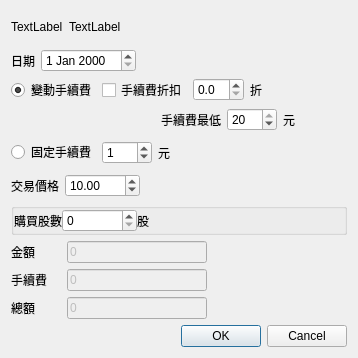
<?xml version="1.0" encoding="UTF-8"?>
<ui version="4.0">
 <class>Dialog</class>
 <widget class="QDialog" name="Dialog">
  <property name="geometry">
   <rect>
    <x>0</x>
    <y>0</y>
    <width>358</width>
    <height>358</height>
   </rect>
  </property>
  <property name="sizePolicy">
   <sizepolicy hsizetype="Fixed" vsizetype="Fixed">
    <horstretch>0</horstretch>
    <verstretch>0</verstretch>
   </sizepolicy>
  </property>
  <property name="windowTitle">
   <string>股票交易</string>
  </property>
  <layout class="QVBoxLayout" name="verticalLayout">
   <item>
    <layout class="QHBoxLayout" name="horizontalLayout_12">
     <item>
      <widget class="QLabel" name="qtStockNumberLabel">
       <property name="text">
        <string>TextLabel</string>
       </property>
      </widget>
     </item>
     <item>
      <widget class="QLabel" name="qtStockNameLabel">
       <property name="text">
        <string>TextLabel</string>
       </property>
      </widget>
     </item>
     <item>
      <spacer name="horizontalSpacer_11">
       <property name="orientation">
        <enum>Qt::Horizontal</enum>
       </property>
       <property name="sizeHint" stdset="0">
        <size>
         <width>40</width>
         <height>20</height>
        </size>
       </property>
      </spacer>
     </item>
    </layout>
   </item>
   <item>
    <layout class="QHBoxLayout" name="horizontalLayout">
     <item>
      <widget class="QLabel" name="label">
       <property name="text">
        <string>日期</string>
       </property>
      </widget>
     </item>
     <item>
      <widget class="QDateEdit" name="qtDateEdit"/>
     </item>
     <item>
      <spacer name="horizontalSpacer_3">
       <property name="orientation">
        <enum>Qt::Horizontal</enum>
       </property>
       <property name="sizeHint" stdset="0">
        <size>
         <width>40</width>
         <height>20</height>
        </size>
       </property>
      </spacer>
     </item>
    </layout>
   </item>
   <item>
    <layout class="QVBoxLayout" name="verticalLayout_4">
     <item>
      <layout class="QHBoxLayout" name="horizontalLayout_11">
       <item>
        <widget class="QRadioButton" name="qtVariableFeeRadioButton">
         <property name="text">
          <string>變動手續費</string>
         </property>
         <property name="checked">
          <bool>true</bool>
         </property>
        </widget>
       </item>
       <item>
        <widget class="QCheckBox" name="qtDiscountCheckBox">
         <property name="text">
          <string>手續費折扣</string>
         </property>
        </widget>
       </item>
       <item>
        <widget class="QDoubleSpinBox" name="qtDiscountRateDoubleSpinBox">
         <property name="decimals">
          <number>1</number>
         </property>
         <property name="maximum">
          <double>10.000000000000000</double>
         </property>
         <property name="singleStep">
          <double>0.500000000000000</double>
         </property>
        </widget>
       </item>
       <item>
        <widget class="QLabel" name="label_10">
         <property name="text">
          <string>折</string>
         </property>
        </widget>
       </item>
       <item>
        <spacer name="horizontalSpacer_10">
         <property name="orientation">
          <enum>Qt::Horizontal</enum>
         </property>
         <property name="sizeHint" stdset="0">
          <size>
           <width>40</width>
           <height>20</height>
          </size>
         </property>
        </spacer>
       </item>
      </layout>
     </item>
     <item>
      <layout class="QHBoxLayout" name="horizontalLayout_5">
       <item>
        <spacer name="horizontalSpacer_12">
         <property name="orientation">
          <enum>Qt::Horizontal</enum>
         </property>
         <property name="sizeType">
          <enum>QSizePolicy::Minimum</enum>
         </property>
         <property name="sizeHint" stdset="0">
          <size>
           <width>150</width>
           <height>20</height>
          </size>
         </property>
        </spacer>
       </item>
       <item>
        <widget class="QLabel" name="label_8">
         <property name="text">
          <string>手續費最低</string>
         </property>
        </widget>
       </item>
       <item>
        <widget class="QSpinBox" name="qtTradingFeeMinimumSpinBox">
         <property name="minimumSize">
          <size>
           <width>50</width>
           <height>0</height>
          </size>
         </property>
         <property name="maximum">
          <number>20</number>
         </property>
         <property name="value">
          <number>20</number>
         </property>
        </widget>
       </item>
       <item>
        <widget class="QLabel" name="label_11">
         <property name="text">
          <string>元</string>
         </property>
        </widget>
       </item>
       <item>
        <spacer name="horizontalSpacer_8">
         <property name="orientation">
          <enum>Qt::Horizontal</enum>
         </property>
         <property name="sizeHint" stdset="0">
          <size>
           <width>40</width>
           <height>20</height>
          </size>
         </property>
        </spacer>
       </item>
      </layout>
     </item>
    </layout>
   </item>
   <item>
    <layout class="QHBoxLayout" name="horizontalLayout_9">
     <item>
      <widget class="QRadioButton" name="qtConstantFeeRadioButton">
       <property name="text">
        <string>固定手續費</string>
       </property>
      </widget>
     </item>
     <item>
      <widget class="QSpinBox" name="qtTradingFeeConstantSpinBox">
       <property name="minimumSize">
        <size>
         <width>50</width>
         <height>0</height>
        </size>
       </property>
       <property name="maximum">
        <number>20</number>
       </property>
       <property name="value">
        <number>1</number>
       </property>
      </widget>
     </item>
     <item>
      <widget class="QLabel" name="label_4">
       <property name="text">
        <string>元</string>
       </property>
      </widget>
     </item>
     <item>
      <spacer name="horizontalSpacer">
       <property name="orientation">
        <enum>Qt::Horizontal</enum>
       </property>
       <property name="sizeHint" stdset="0">
        <size>
         <width>40</width>
         <height>20</height>
        </size>
       </property>
      </spacer>
     </item>
    </layout>
   </item>
   <item>
    <layout class="QHBoxLayout" name="horizontalLayout_3">
     <item>
      <widget class="QLabel" name="label_2">
       <property name="text">
        <string>交易價格</string>
       </property>
      </widget>
     </item>
     <item>
      <widget class="QDoubleSpinBox" name="qtPriceDoubleSpinBox">
       <property name="minimumSize">
        <size>
         <width>75</width>
         <height>0</height>
        </size>
       </property>
       <property name="maximum">
        <double>9999.989999999999782</double>
       </property>
       <property name="value">
        <double>10.000000000000000</double>
       </property>
      </widget>
     </item>
     <item>
      <spacer name="horizontalSpacer_4">
       <property name="orientation">
        <enum>Qt::Horizontal</enum>
       </property>
       <property name="sizeHint" stdset="0">
        <size>
         <width>40</width>
         <height>20</height>
        </size>
       </property>
      </spacer>
     </item>
    </layout>
   </item>
   <item>
    <widget class="QGroupBox" name="groupBox">
     <property name="title">
      <string/>
     </property>
     <layout class="QVBoxLayout" name="verticalLayout_2">
      <property name="spacing">
       <number>0</number>
      </property>
      <property name="leftMargin">
       <number>0</number>
      </property>
      <property name="topMargin">
       <number>0</number>
      </property>
      <property name="rightMargin">
       <number>0</number>
      </property>
      <property name="bottomMargin">
       <number>0</number>
      </property>
      <item>
       <layout class="QHBoxLayout" name="horizontalLayout_6">
        <item>
         <widget class="QLabel" name="label_12">
          <property name="text">
           <string>購買股數</string>
          </property>
         </widget>
        </item>
        <item>
         <widget class="QSpinBox" name="qtOddTradeCountSpinBox">
          <property name="enabled">
           <bool>true</bool>
          </property>
          <property name="minimumSize">
           <size>
            <width>75</width>
            <height>0</height>
           </size>
          </property>
          <property name="maximum">
           <number>99999</number>
          </property>
         </widget>
        </item>
        <item>
         <widget class="QLabel" name="label_5">
          <property name="text">
           <string>股</string>
          </property>
         </widget>
        </item>
        <item>
         <spacer name="horizontalSpacer_2">
          <property name="orientation">
           <enum>Qt::Horizontal</enum>
          </property>
          <property name="sizeHint" stdset="0">
           <size>
            <width>40</width>
            <height>20</height>
           </size>
          </property>
         </spacer>
        </item>
       </layout>
      </item>
     </layout>
    </widget>
   </item>
   <item>
    <layout class="QHBoxLayout" name="horizontalLayout_4">
     <item>
      <widget class="QLabel" name="label_3">
       <property name="minimumSize">
        <size>
         <width>50</width>
         <height>0</height>
        </size>
       </property>
       <property name="text">
        <string>金額</string>
       </property>
      </widget>
     </item>
     <item>
      <widget class="QLineEdit" name="qtTradingValueLineEdit">
       <property name="enabled">
        <bool>false</bool>
       </property>
       <property name="text">
        <string>0</string>
       </property>
      </widget>
     </item>
     <item>
      <spacer name="horizontalSpacer_5">
       <property name="orientation">
        <enum>Qt::Horizontal</enum>
       </property>
       <property name="sizeHint" stdset="0">
        <size>
         <width>40</width>
         <height>20</height>
        </size>
       </property>
      </spacer>
     </item>
    </layout>
   </item>
   <item>
    <layout class="QHBoxLayout" name="horizontalLayout_7">
     <item>
      <widget class="QLabel" name="label_6">
       <property name="minimumSize">
        <size>
         <width>50</width>
         <height>0</height>
        </size>
       </property>
       <property name="text">
        <string>手續費</string>
       </property>
      </widget>
     </item>
     <item>
      <widget class="QLineEdit" name="qtFeeLineEdit">
       <property name="enabled">
        <bool>false</bool>
       </property>
       <property name="text">
        <string>0</string>
       </property>
      </widget>
     </item>
     <item>
      <spacer name="horizontalSpacer_6">
       <property name="orientation">
        <enum>Qt::Horizontal</enum>
       </property>
       <property name="sizeHint" stdset="0">
        <size>
         <width>40</width>
         <height>20</height>
        </size>
       </property>
      </spacer>
     </item>
    </layout>
   </item>
   <item>
    <layout class="QHBoxLayout" name="horizontalLayout_10">
     <item>
      <widget class="QLabel" name="label_9">
       <property name="minimumSize">
        <size>
         <width>50</width>
         <height>0</height>
        </size>
       </property>
       <property name="text">
        <string>總額</string>
       </property>
      </widget>
     </item>
     <item>
      <widget class="QLineEdit" name="qtTotalCostLineEdit">
       <property name="enabled">
        <bool>false</bool>
       </property>
       <property name="text">
        <string>0</string>
       </property>
      </widget>
     </item>
     <item>
      <spacer name="horizontalSpacer_9">
       <property name="orientation">
        <enum>Qt::Horizontal</enum>
       </property>
       <property name="sizeHint" stdset="0">
        <size>
         <width>40</width>
         <height>20</height>
        </size>
       </property>
      </spacer>
     </item>
    </layout>
   </item>
   <item>
    <widget class="QDialogButtonBox" name="qtOkButtonBox">
     <property name="orientation">
      <enum>Qt::Horizontal</enum>
     </property>
     <property name="standardButtons">
      <set>QDialogButtonBox::Cancel|QDialogButtonBox::Ok</set>
     </property>
    </widget>
   </item>
  </layout>
 </widget>
 <resources/>
 <connections>
  <connection>
   <sender>qtOkButtonBox</sender>
   <signal>accepted()</signal>
   <receiver>Dialog</receiver>
   <slot>accept()</slot>
   <hints>
    <hint type="sourcelabel">
     <x>248</x>
     <y>254</y>
    </hint>
    <hint type="destinationlabel">
     <x>157</x>
     <y>274</y>
    </hint>
   </hints>
  </connection>
  <connection>
   <sender>qtOkButtonBox</sender>
   <signal>rejected()</signal>
   <receiver>Dialog</receiver>
   <slot>reject()</slot>
   <hints>
    <hint type="sourcelabel">
     <x>316</x>
     <y>260</y>
    </hint>
    <hint type="destinationlabel">
     <x>286</x>
     <y>274</y>
    </hint>
   </hints>
  </connection>
 </connections>
</ui>
